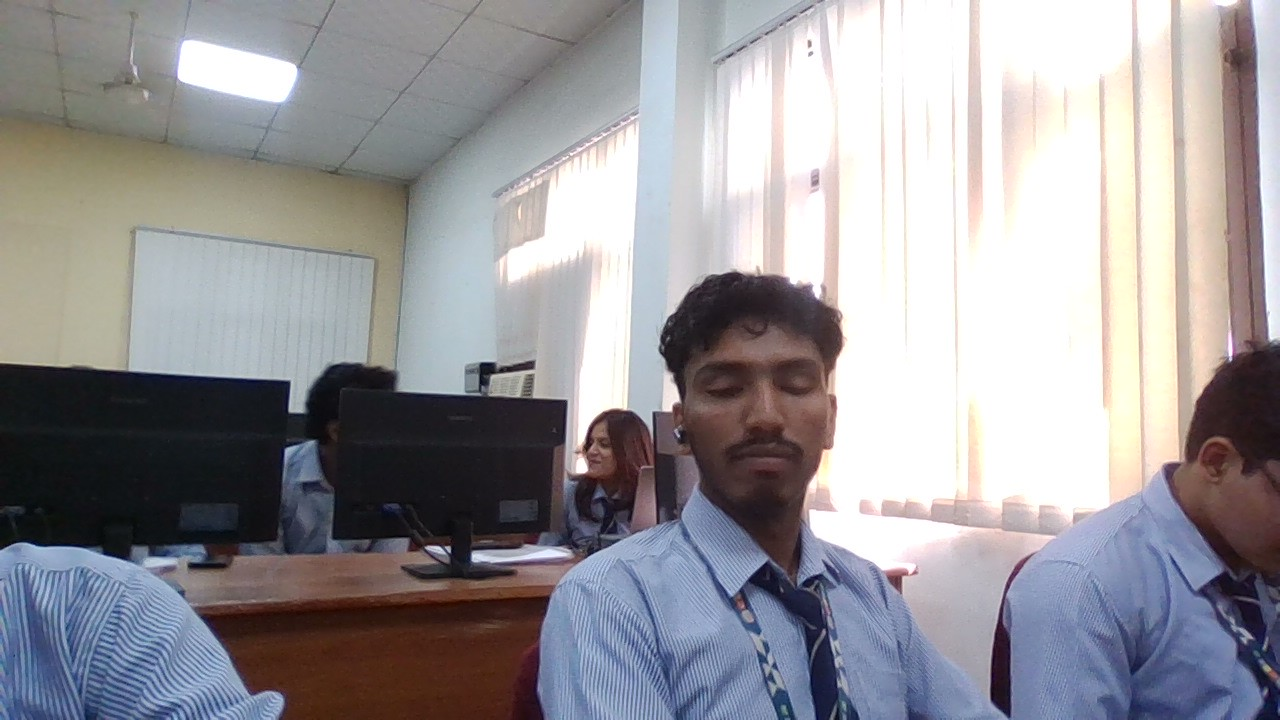
#> input picture ComputerVision/Experiment11/Q4/dataset/Arpit/WIN_20261012_14_13_04_Pro.jpg, 1280 x 720 px
$ python Q4.py
#> lines starting #> are read from the running program, lines starting #| are printed output that depends on the picture
import cv2
import os
import csv
import numpy as np
from datetime import datetime

HERE = os.path.dirname(os.path.abspath(__file__))
# In this project, Dev/ and Student2/ are beside Q4.py.
DATASET_PATH = os.path.join(HERE, "dataset")
ATTENDANCE_FILE = os.path.join(HERE, "attendance.csv")
FACE_SIZE = (200, 200)
CONFIDENCE_THRESHOLD = 75

face_cascade = cv2.CascadeClassifier(
    cv2.data.haarcascades + "haarcascade_frontalface_default.xml"
)
if face_cascade.empty():
    raise RuntimeError("Could not load Haar cascade.")

faces, labels, label_names = [], [], {}
label_id = 0

for person_name in sorted(os.listdir(DATASET_PATH)):
    person_folder = os.path.join(DATASET_PATH, person_name)
    if not os.path.isdir(person_folder):
        continue
    # Ignore generated folders and folders not intended as people.
    if person_name.lower() in {"dataset", "__pycache__"}:
        continue

    person_count = 0
    for filename in os.listdir(person_folder):
        if not filename.lower().endswith((".jpg", ".jpeg", ".png", ".bmp")):
            continue
        path = os.path.join(person_folder, filename)
        image = cv2.imread(path)
#> image is the input picture: shape (720, 1280, 3); mean B, G, R 153.5, 149.3, 151.2
        if image is None:
            print("Cannot read image:", path)
            continue

        gray = cv2.cvtColor(image, cv2.COLOR_BGR2GRAY)
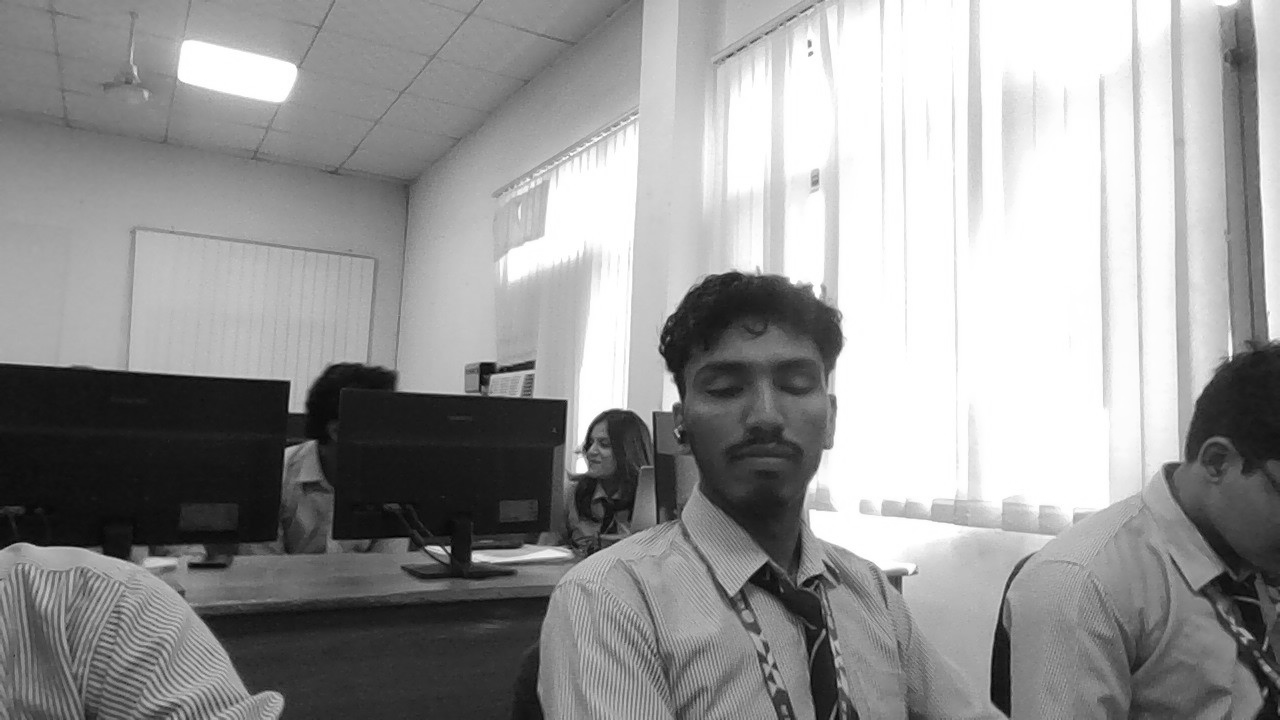
#> gray: shape (720, 1280); min 1, max 255, mean 150.3
        found = face_cascade.detectMultiScale(
            gray, scaleFactor=1.1, minNeighbors=4, minSize=(40, 40)
        )
#> found = [[277, 467, 57, 57], [676, 316, 169, 169]]
        if len(found) == 0:
            print("No face detected in:", path)
            continue
        x, y, w, h = max(found, key=lambda b: b[2] * b[3])
#> x = 676; y = 316; w = 169; h = 169
        face = cv2.resize(gray[y:y+h, x:x+w], FACE_SIZE)
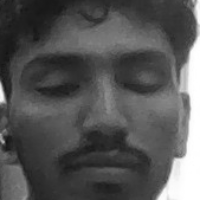
#> face: shape (200, 200); min 17, max 255, mean 85.4
        faces.append(face)
        labels.append(label_id)
        person_count += 1

    if person_count:
        label_names[label_id] = person_name
        label_id += 1
    else:
        print(f"No usable face photos found for {person_name}.")
#> pass 2 of the loop `for person_name in sorted(os.listdir(DATASET_PATH)):`:
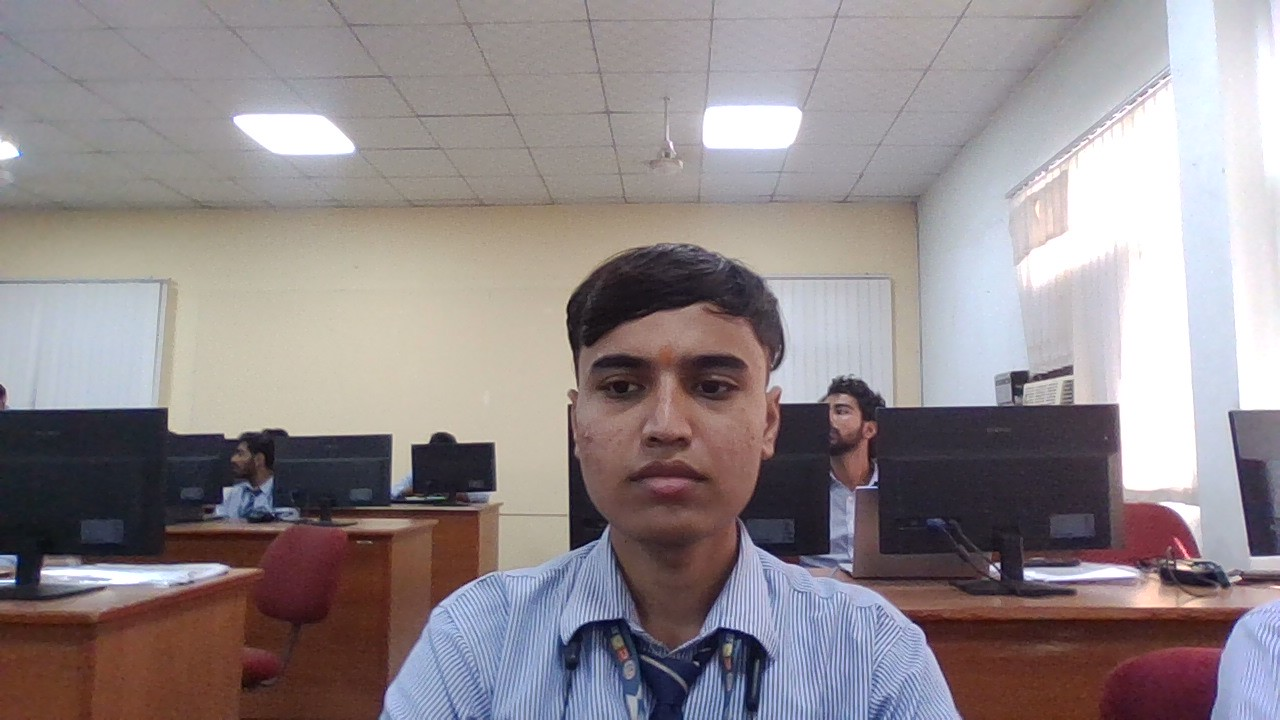
#> input picture ComputerVision/Experiment11/Q4/dataset/Dev/WIN_20261012_14_12_44_Pro.jpg, 1280 x 720 px
#> image is the input picture: shape (720, 1280, 3); mean B, G, R 138.8, 136.1, 145.1
#> `gray = cv2.cvtColor(image, cv2.COLOR_BGR2GRAY)`:
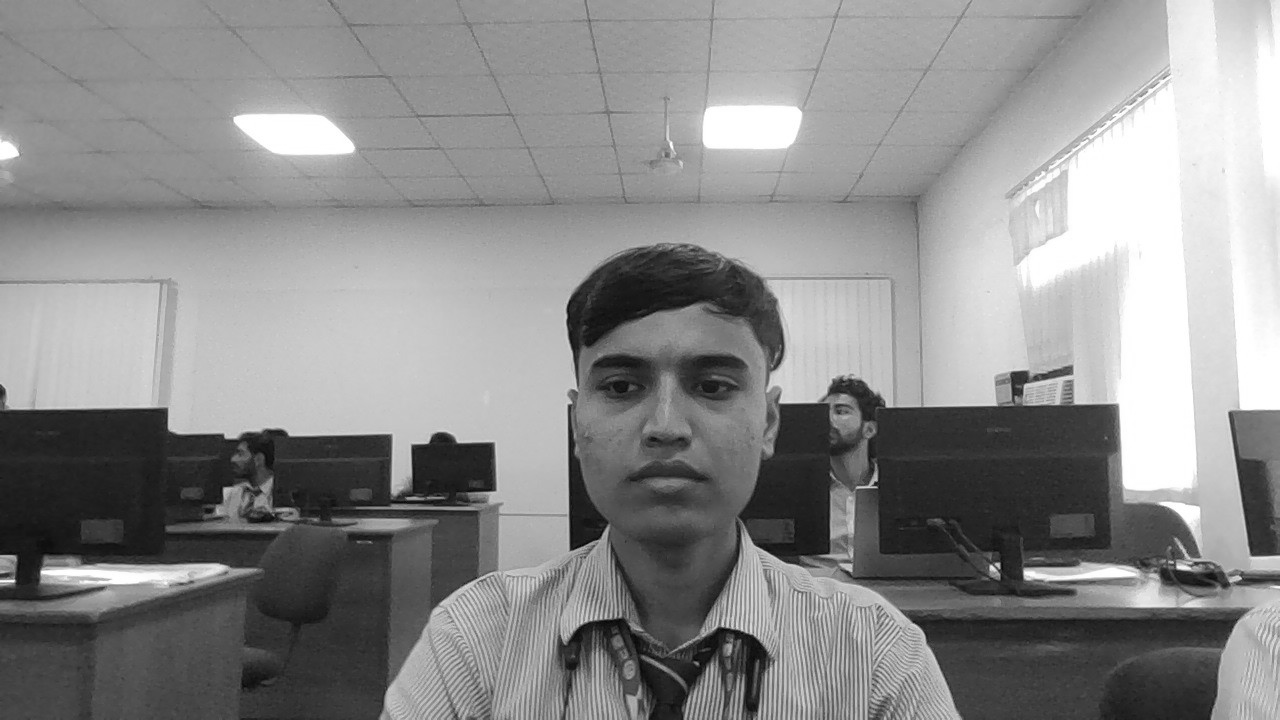
#> gray: shape (720, 1280); min 2, max 255, mean 139.1
#> `found = face_cascade.detectMultiScale( gray, scaleFactor=1.1, minNeigh..`: found = [[543, 285, 246, 246]]
#> x = 543; y = 285; w = 246
#> `face = cv2.resize(gray[y:y+h, x:x+w], FACE_SIZE)`:
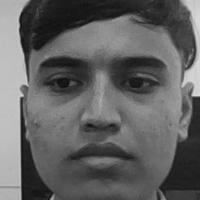
#> face: shape (200, 200); min 12, max 220, mean 98.2

if not faces:
    raise RuntimeError(
        "No training faces found. Put clear JPG/PNG face photos inside "
        "Q4\\Dev\\ and Q4\\Student2\\ (folders beside Q4.py)."
    )

recognizer = cv2.face.LBPHFaceRecognizer_create()
recognizer.train(faces, np.array(labels, dtype=np.int32))
print("Training complete:", label_names)
#| Training complete: {0: 'Arpit', 1: 'Dev'}

if not os.path.exists(ATTENDANCE_FILE):
    with open(ATTENDANCE_FILE, "w", newline="", encoding="utf-8") as f:
        csv.writer(f).writerow(["Name", "Date", "Time", "Status"])

today = datetime.now().strftime("%Y-%m-%d")
marked_today = set()
with open(ATTENDANCE_FILE, "r", newline="", encoding="utf-8") as f:
#> (reads ComputerVision/Experiment11/Q4/attendance.csv from the repository)
    for row in csv.DictReader(f):
        if row.get("Date") == today:
            marked_today.add(row.get("Name"))

cap = cv2.VideoCapture(0)
if not cap.isOpened():
    raise RuntimeError("Camera could not be opened. Try changing VideoCapture(0) to VideoCapture(1).")

try:
    while True:
        ret, frame = cap.read()
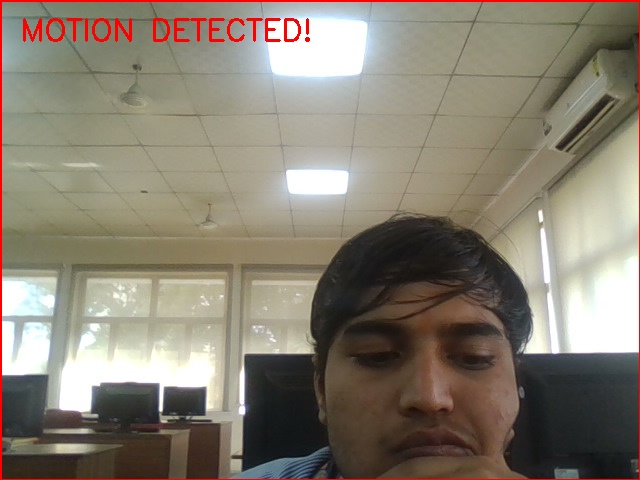
#> input picture ComputerVision/Experiment11/Q1/motion_1790830526.jpg, 640 x 480 px, given in place of the camera
#> frame is the input picture: shape (480, 640, 3); mean B, G, R 113.5, 127.4, 135.5
        if not ret:
            print("Could not read camera frame.")
            break
        gray = cv2.cvtColor(frame, cv2.COLOR_BGR2GRAY)
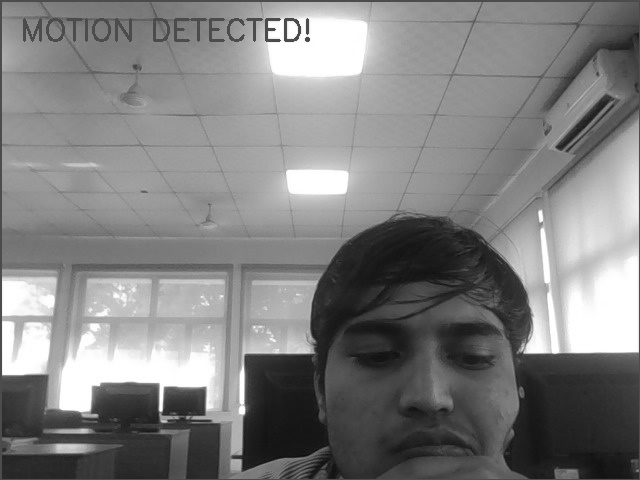
#> gray: shape (480, 640); min 13, max 255, mean 128.2
        found = face_cascade.detectMultiScale(
            gray, scaleFactor=1.1, minNeighbors=5, minSize=(50, 50)
        )
#> found = ()
        for x, y, w, h in found:
            face = cv2.resize(gray[y:y+h, x:x+w], FACE_SIZE)
            predicted_id, distance = recognizer.predict(face)
            if predicted_id in label_names and distance < CONFIDENCE_THRESHOLD:
                name, color = label_names[predicted_id], (0, 200, 0)
                status = "Present"
                if name not in marked_today:
                    now = datetime.now()
                    with open(ATTENDANCE_FILE, "a", newline="", encoding="utf-8") as f:
                        csv.writer(f).writerow([
                            name, now.strftime("%Y-%m-%d"),
                            now.strftime("%H:%M:%S"), status
                        ])
                    marked_today.add(name)
                    print("Attendance marked:", name)
            else:
                name, status, color = "Unknown", "Not registered", (0, 0, 255)

            cv2.rectangle(frame, (x, y), (x+w, y+h), color, 2)
            cv2.putText(frame, name, (x, max(y-10, 20)),
                        cv2.FONT_HERSHEY_SIMPLEX, 0.8, color, 2)
            cv2.putText(frame, status, (x, y+h+22),
                        cv2.FONT_HERSHEY_SIMPLEX, 0.55, color, 2)
#> this loop made 0 passes
#> after the loop, marked_today = 0 items

        cv2.imshow("Q4 Smart Attendance - Press Q to quit", frame)
        if cv2.waitKey(1) & 0xFF == ord("q"):
#> (key q is pressed here)
            break
finally:
    cap.release()
    cv2.destroyAllWindows()
print("Attendance saved to:", ATTENDANCE_FILE)
